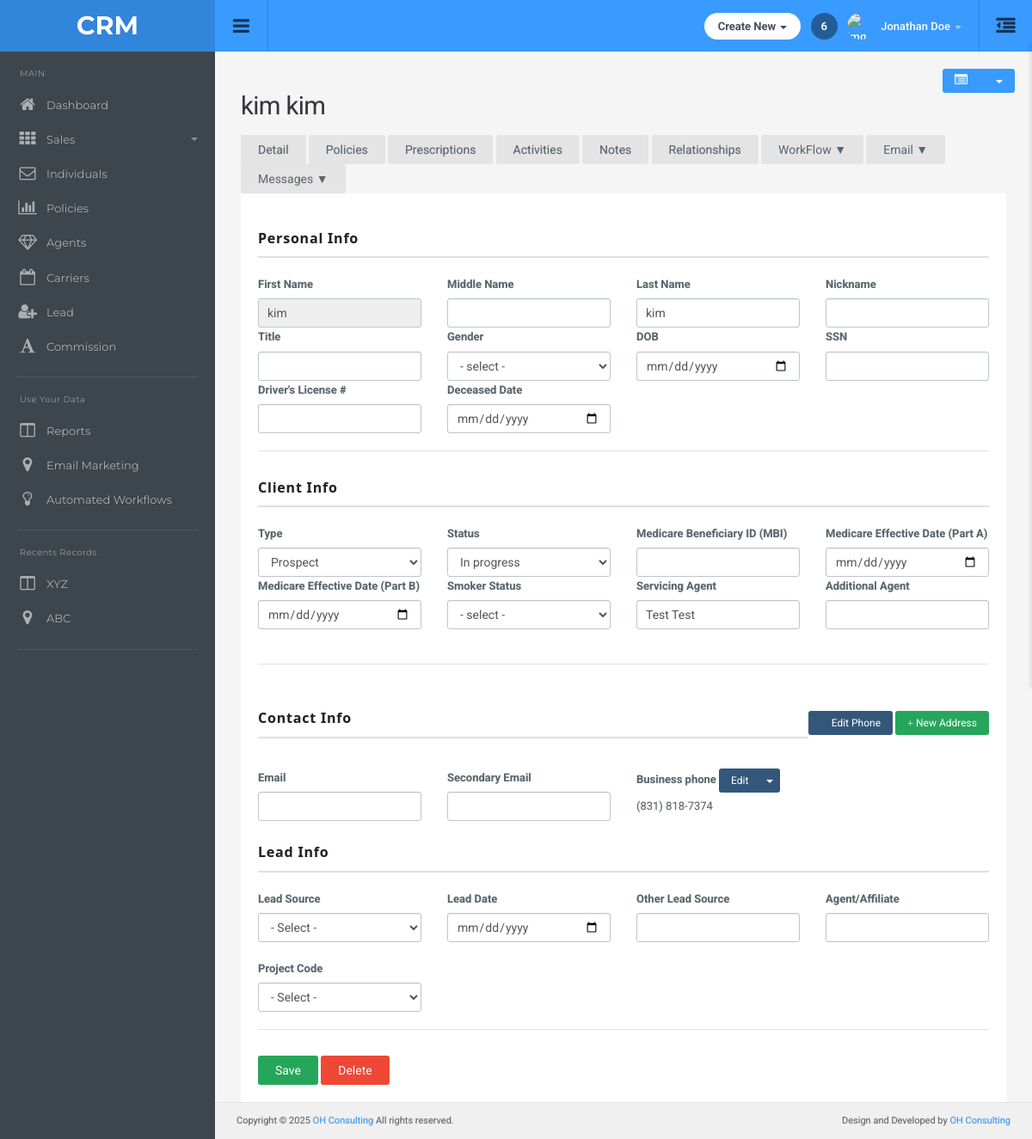
/Individuals/detail/3/, run on an earlier commit of the app's database.
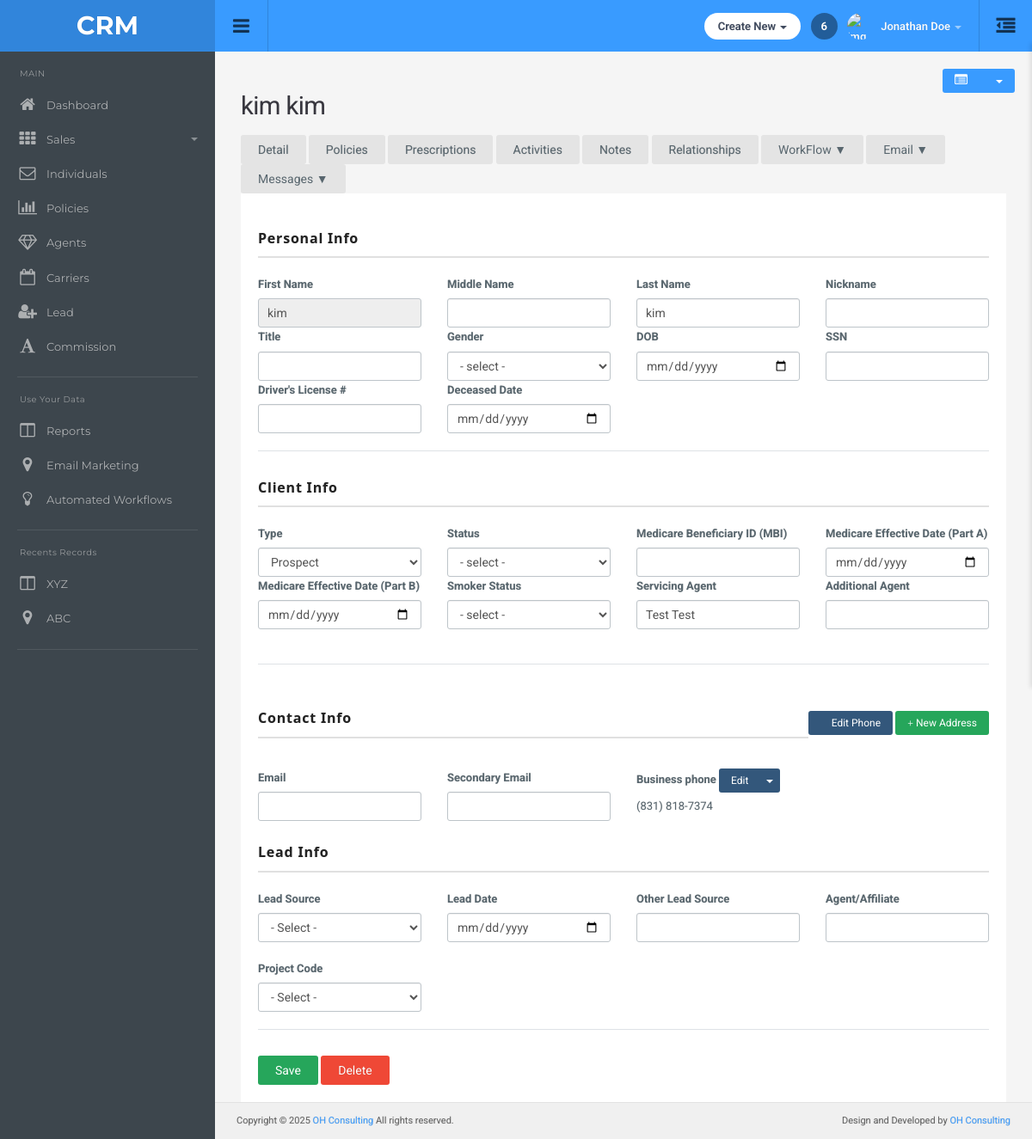
And on a later commit of the database.
### main/models.py (models this page shows)
class IndividualDetails(models.Model):
    individual_name = models.ForeignKey(Individuals,on_delete=models.CASCADE,related_name="individual_detail")
    nick_name = models.CharField(max_length=100,null=True,blank=True)
    title = models.CharField(max_length=10,null=True,blank=True)
    gender = models.CharField(max_length=10,null=True,blank=True)
    dob = models.DateField(null=True,blank=True)
    ssn = models.CharField(max_length=100,null=True,blank=True)
    driver_license = models.CharField(max_length=100,null=True,blank=True)
    descresed_date = models.DateField(null=True,blank=True)
    status = models.CharField(max_length=100,null=True,blank=True)
    mbi = models.CharField(max_length=100,null=True,blank=True)
    medicare_effective_date_A = models.DateField(null=True,blank=True)
    medicare_effective_date_B = models.DateField(null=True,blank=True)
    smoker_status = models.CharField(max_length=100,null=True,blank=True)
    additional_agent = models.ForeignKey(Agent,on_delete=models.CASCADE,null=True,blank=True,related_name="additional_agent")
    secondary_email = models.EmailField(null=True,blank=True)
    lead_date = models.DateField(null=True,blank=True)
    lead_source = models.CharField(max_length=100,null=True,blank=True)
    other_lead_source = models.CharField(max_length=100,null=True,blank=True)
    project_code = models.CharField(max_length=100,null=True,blank=True)
    affiliate_agent = models.ForeignKey(Agent,on_delete=models.CASCADE,null=True,blank=True,related_name="affiliate_agent")

### main/views.py (the view, shortened to what this page needs)
# urls.py: path('Individuals/detail/<int:individual_id>/', views.individual_tab, name='individual_tab'),
def individual_tab(request, individual_id):
    individual = get_object_or_404(Individuals,id=individual_id)
    carriers = Carrier.objects.all()
    individual_details , _ = IndividualDetails.objects.get_or_create(individual_name=individual)
    individual_address = IndividualAddress.objects.filter(individual_name=individual)
    individual_activity = IndividualActivity.objects.filter(individual_name=individual)
    individual_notes = IndividualNotes.objects.filter(individual_name=individual)
    individual_prescription = Prescription.objects.filter(individual_name=individual)
    relationship_data = get_relationship_data(individual)
    policies = Policy.objects.filter(individual=individual).prefetch_related(
    'policy_coverage__carrier_product',
    'policy_details',
    'individual',
    'carrier')
    due_activities = IndividualActivity.objects.filter(
            individual_name=individual,
            due_date__isnull=False
        )
    pin_notess = IndividualNotes.objects.filter(individual_name=individual, pin_note=True)
    agents = Agent.objects.all()
    return render(request, 'Individuals/individualtab.html', {
        'individual': individual,
        'individual_details': individual_details,
        'agents': agents,
        'individual_address': individual_address,
        'individual_activity': individual_activity,
        'individual_notes': individual_notes,
        'relationship_data': relationship_data,
        'policies': policies,
        'due_activities': due_activities,
        'pin_notess': pin_notess,
        'individual_prescription': individual_prescription,
        'carriers':carriers
    })

### main/models.py (called while the page is built)
    def __str__(self):
        return self.name

### main/templatetags/phone_filters.py (called while the page is built)
@register.filter
def format_phone(value):
    if value and len(value) == 10 and value.isdigit():
        return f"({value[0:3]}) {value[3:6]}-{value[6:]}"
    return value

### main/views.py (called while the page is built, shortened)
def get_relationship_data(individual):
    direct_relationships = IndividualRelationship.objects.filter(individual_name=individual)
    basic_infos = RelationshipBasicInfo.objects.filter(individual_name=individual)
    relationship_data = []
    return relationship_data

### templates/Individuals/individualtab.html (shortened to what this page needs)
{% extends "dashboard/base.html" %}
{% load static %}
{% load phone_filters %}
{% block main-content %}
<div class="summary-action-buttons">
  <div class="btn-group summary-group position-relative">
    <button id="toggle-individual-summary" class="btn btn-default btn-sm">
      <i class="fa fa-list-alt"></i>
    </button>
    <button class="btn btn-default btn-sm dropdown-toggle" data-toggle="dropdown">
      <span class="caret"></span>
    </button>
  </div>
</div>
<div class="main-content-wrapper">
    <div class="container-default">
        <div class="content-wrapper">
            <div class="search-agents-container">
                <div class="page-header-row">
                    <h1 class="page-title">{{individual.first_name}} {{individual.last_name}}</h1>
                </div>
                <div class="nav-tabs-container d-flex flex-wrap">
                    <div class="btn-group nav-tab-btn-group me-3 mb-2">
                        <a href="#detail-individuals" class="btn btn-secondary nav-tab-btn active"
                            data-toggle="tab">Detail</a>
                    </div>
                    <div class="btn-group nav-tab-btn-group me-3 mb-2">
                        <a href="#policies-individuals" class="btn btn-secondary nav-tab-btn" data-toggle="tab">Policies</a>
                    </div>
                     <div class="btn-group nav-tab-btn-group me-3 mb-2">
                        <a href="#Prescriptions-individuals" class="btn btn-secondary nav-tab-btn" data-toggle="tab">Prescriptions</a>
                    </div>
                    <div class="btn-group nav-tab-btn-group me-3 mb-2">
                        <a href="#Activities-individuals" class="btn btn-secondary nav-tab-btn"
                            data-toggle="tab">Activities</a>
                    </div>
                    <div class="btn-group nav-tab-btn-group me-3 mb-2">
                        <a href="#Notes-individuals" class="btn btn-secondary nav-tab-btn" data-toggle="tab">Notes</a>
                    </div>
                    <div class="btn-group nav-tab-btn-group me-3 mb-2">
                        <a href="#Relationships-individuals" class="btn btn-secondary nav-tab-btn"
                            data-toggle="tab">Relationships</a>
                    </div>
                    <div class="btn-group nav-tab-btn-group me-3 mb-2">
                        <button type="button" class="btn btn-secondary nav-tab-btn dropdown-toggle" data-toggle="dropdown"
                            aria-haspopup="true" aria-expanded="false">
                            WorkFlow ▼
                        </button>
                    </div>
                    <div class="btn-group nav-tab-btn-group me-3 mb-2">
                        <button type="button" class="btn btn-secondary nav-tab-btn dropdown-toggle" data-toggle="dropdown"
                            aria-haspopup="true" aria-expanded="false">
                            Email ▼
                        </button>
                    </div>
                    <div class="btn-group nav-tab-btn-group me-3 mb-2">
                        <button type="button" class="btn btn-secondary nav-tab-btn dropdown-toggle" data-toggle="dropdown"
                            aria-haspopup="true" aria-expanded="false">
                            Messages ▼
                        </button>
                    </div>
                </div>
                <div class="tab-content">
                    <div class="tab-pane active" id="detail-individuals">
                        {% include "Individuals/individualdetail.html" %}
                    </div>
                        {% include "Individuals/individualspolicy.html" %}
                        {% include "Individuals/individualrelationships.html" %}
                </div>
            </div>
        </div>
    </div>
</div>
{% endblock %}

### templates/Individuals/individualdetail.html (shortened to what the changed rows need)
{% load phone_filters %}
<div id="detail-content" class="tab-pane active">
<form action="" method="post">
    <div class="agent-info-container mt-4">
        <h1 class="section-title">Personal Info</h1>
    </div>
    <div class="agent-info-container mt-4">
        <h1 class="section-title">Client Info</h1>
        <div class="row">
            <div class="col-md-3">
                <label>Status</label>
                <select class="form-control" name="ind_status">
                    <option value="">- select -</option>
                    <option value="In progress" {% if individual_details.status == "In progress" %}selected{% endif %}>In progress</option>
                </select>
            </div>
        </div>
    </div>
    <div class="contact-updated-info contact-fields-panel mt-4">
        <div class="section-header">
            <h1 class="section-title">Contact Info</h1>
        </div>
    </div>
    <div class="agent-info-container mt-4">
        <h1 class="section-title">Lead Info</h1>
    </div>
</form>
</div>
<link rel="stylesheet" href="https://code.jquery.com/ui/1.13.2/themes/base/jquery-ui.css">

What changed in the data, as far as the page shows it:
no longer on this page (row edited): IndividualDetails: ind_status "In progress"
Also different on the page:
form field ind_status: (not shown) → "- select -"
